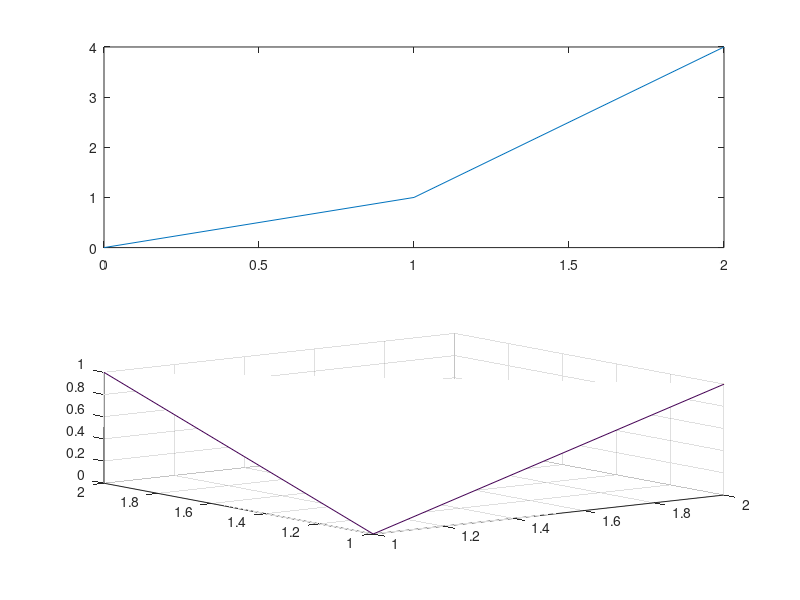

This chart was generated by the following MATLAB code:
f = figure(37);
top = subplot(211);
line = plot([0, 1, 2], [0, 1, 4]);
hold on
dots = scatter([0, 1, 2], [1, 0, 1]);
set(line, 'DisplayName', "Curve");
set(dots, 'Visible', 'off');

bottom = subplot(212);
mesh_handle = mesh([0, 1; 1, 0]);
set(bottom, 'Box', 'off');

all_from_figure = findobj(f);
axes_only = findobj(f, 'Type', 'axes');
line_only = findobj(f, 'Type', 'line');
mesh_only = findall(f, 'Type', 'mesh');
from_axes = findobj(top);
current_all = findall();
implicit_curve = findobj('DisplayName', 'Curve');
hidden_objects = findall(f, 'Visible', 'off');
box_off_axes = findobj(f, 'Box', 'off');

delete(dots);
after_delete = findobj(f);
top_after_delete = findobj(top);
